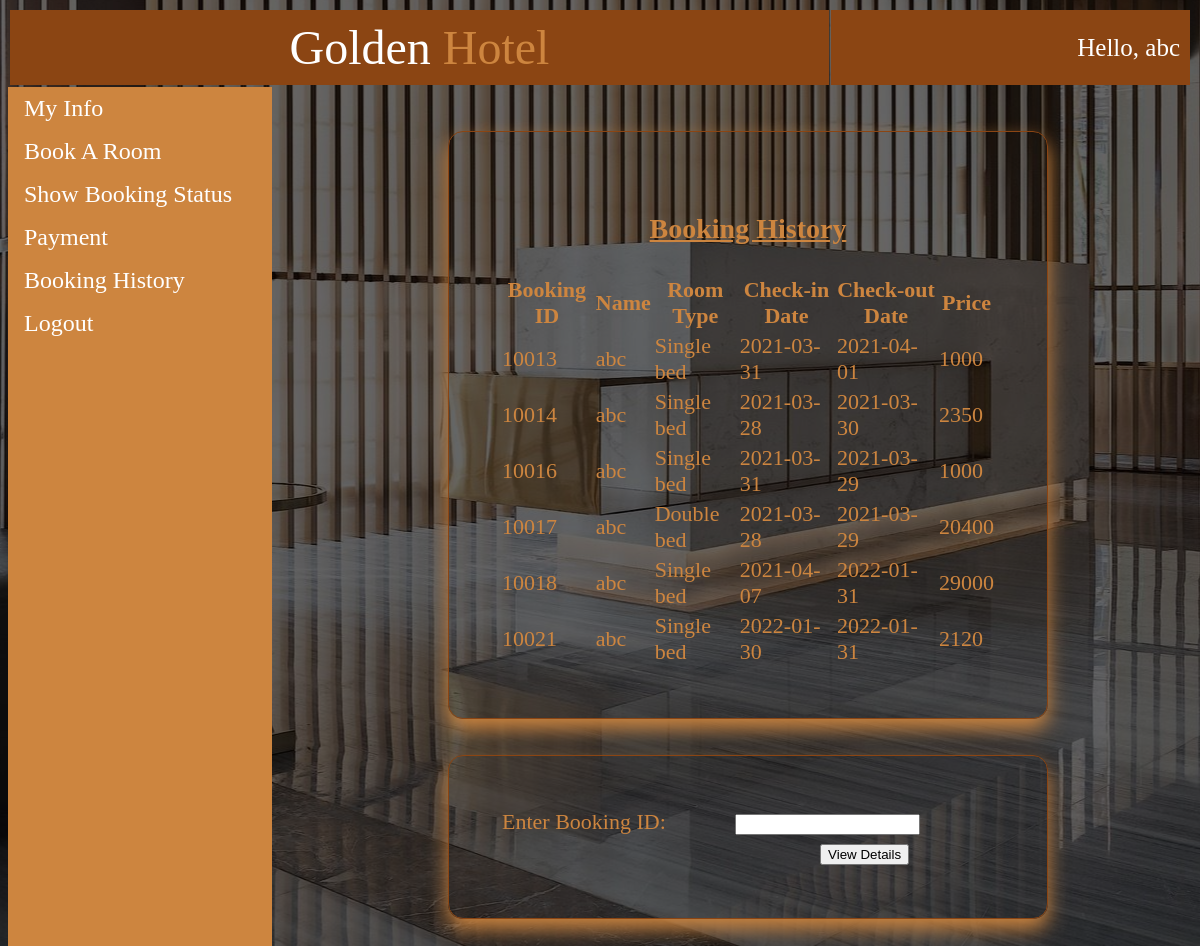
The app's page /user_booking_history.php with its own data.
### tables this page shows
CREATE TABLE temp_session (
  phone int(11) NOT NULL,
  password varchar(20) NOT NULL,
  name varchar(20) NOT NULL,
  email varchar(30) NOT NULL,
  idproof varchar(20) NOT NULL,
  dob date NOT NULL
);

CREATE TABLE booked_hist (
  phone int(11) NOT NULL,
  name varchar(20) NOT NULL,
  idproof varchar(20) NOT NULL,
  room_type varchar(20) NOT NULL,
  checkin date NOT NULL,
  checkout date NOT NULL,
  days int(11) NOT NULL,
  ac varchar(5) NOT NULL,
  breakfast varchar(5) NOT NULL,
  lunch varchar(5) NOT NULL,
  snacks varchar(5) NOT NULL,
  dinner varchar(5) NOT NULL,
  swimming varchar(5) NOT NULL,
  price int(11) NOT NULL,
  book_id int(11) NOT NULL
);

### user_booking_history.php (the view, shortened to what this page needs)
<!DOCTYPE html>
<html>
<head>
</head>
<body>
	<?php
		$conn = new mysqli("localhost","root","", "iwp");
		$sql = "SELECT * from temp_session";
		$result=mysqli_query($conn, $sql);
		$row=mysqli_fetch_row($result); ?>
	<table style="width: 100%;">
		<tr>
			<td id="td1" style="padding: 10px; font-size: 48px;">Golden <p style="color: peru; display: inline;">Hotel</p></td>
			<td id="td1" style="font-size: 25px; text-align: right;">Hello, <?php echo $row[2]; ?></td>
		</tr>
	</table>
	<ul>
		<li><a href="user_view.php">My Info</a></li>
		<li><a href="bookroom.php">Book A Room</a></li>
		<li><a href="user_room_status.php">Show Booking Status</a></li>
		<li><a href="user_payment.php">Payment</a></li>
		<li><a href="user_booking_history.php" class="active">Booking History</a></li>
		<li><a href="index.php">Logout</a></li>
	</ul>
	<div style="margin-left:25%;padding:1px 16px;height:1000px;">
			<table class="basic_box">
				<tr>
					<td colspan="6"><p style="font-size: 28px; text-align: center; text-decoration: underline;"><b>Booking History</b></p>
				</td>
				<tr>
					<th>Booking ID</th>
					<th>Name</th>
					<th>Room Type</th>
					<th>Check-in Date</th>
					<th>Check-out Date</th>
					<th>Price</th>
				</tr>
				<tr>
				<?php
					$phone = $row[0];
					$id = $row[4];
					$sql1 = "SELECT * from booked_hist";
					if ($result=mysqli_query($conn,$sql1))
				  	{
				  		while ($row=mysqli_fetch_row($result))
				    	{
				    		if($row[0]==$phone && $row[2]==$id)
				    		{
				    		?>
				    		<td><?php echo $row[14]; ?></td>
				   			<td><?php echo $row[1]; ?></td>
				   			<td><?php echo $row[3]; ?></td>
				   			<td><?php echo $row[4]; ?></td>
				    		<td><?php echo $row[5]; ?></td>
				    		<td><?php echo $row[13]; } ?></td>
				</tr><?php
				    	}
				    }?>
			</table><br><br>
			<table class="basic_box">
				<tr>
					<td colspan="1">Enter Booking ID:</td>
					<td colspan="2">
						<form action="user_room_history.php" method="post">
							<input type="number" name="book_id">
					</td>
				</tr>
				<tr>
					<td></td>
					<td style="text-align: center;"><button type="submit">View Details</button></td></form>
				</tr>
			</table>
	</div>
</body>
</html>

### user_booking_history.php (style rules this page uses)
body { background-image:linear-gradient(rgba(0,0,0,0.6),rgba(0,0,0,0.6)), url("images/r1.jpg"); color: peru; height: 3vh; background-position:center; }
table { font-size: 22px; }
#td1 { background-color: saddlebrown; color: white; border: 10px; margin-top: -10px; padding: 10px; text-align: center; }
.basic_box { border: 1px solid saddlebrown; border-radius: 15px; margin: auto; width: 600px; padding: 50px; box-shadow: 0 10px 20px peru; }
ul { list-style-type: none; margin: 0; padding: 0; width: 22%; font-size: 24px; background-color: peru; text-decoration: none; position: fixed; height: 100%; overflow: auto; }
li { color: white; }
li a { display: block; color: white; padding: 8px 16px; text-decoration: none; }

### records on screen
temp_session: name "abc"
booked_hist: book "10013", name "abc", room_type "Single bed", checkin "2021-03-31", checkout "2021-04-01", price "1000"
booked_hist: book "10014", name "abc", room_type "Single bed", checkin "2021-03-28", checkout "2021-03-30", price "2350"
booked_hist: book "10016", name "abc", room_type "Single bed", checkin "2021-03-31", checkout "2021-03-29", price "1000"
booked_hist: book "10017", name "abc", room_type "Double bed", checkin "2021-03-28", checkout "2021-03-29", price "20400"
booked_hist: book "10018", name "abc", room_type "Single bed", checkin "2021-04-07", checkout "2022-01-31", price "29000"
booked_hist: book "10021", name "abc", room_type "Single bed", checkin "2022-01-30", checkout "2022-01-31", price "2120"
